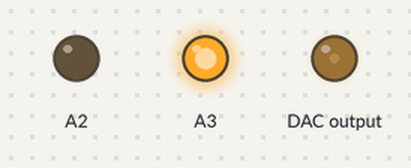
This sketch was run on a simulated Arduino Uno, built with avr-gcc and run on an emulated ATmega328P. On the bench: output pins drawn as LEDs (lit = HIGH). Wiring (inferred from the names in the program): MCP4725 DAC at I2C address 0x60.

Above: at 0.2 s.
Timing chart, 0 to 1.7 s (numbered marks = the images above):
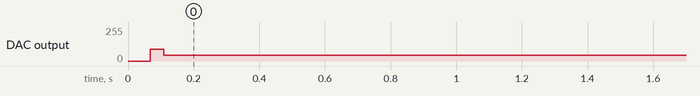

Measured:
- by itself, DAC output: 0/255 → 43/255 at 0.07 s

The sketch:

eg_I2C.ino
```cpp
// (licence header left out)
#include <Wire.h>//Include the Wire library to talk I2C

//This is the I2C Address of the MCP4725, by default (A0 pulled to GND).
//Please note that this breakout is for the MCP4725A0.
#define MCP4725_ADDR 0x60
#define MAXWAVEFORM   4
#define MAXSAMPLESNUM 120
#define WAVE0   0
#define WAVE1   1
#define WAVE2   2
#define WAVE3   3
#define PWMTIMER2_B   3
#define PWMTIMER2_A   11

//For devices with A0 pulled HIGH, use 0x61

//Sinewave Tables were generated using this calculator:
//http://www.daycounter.com/Calculators/Sine-Generator-Calculator.phtml


int lookup = 0;//varaible for navigating through the tables
/*
int sintab2[64] =
{
  1024, 1124, 1224, 1321, 1416, 1507, 1593, 1674,
  1748, 1816, 1875, 1927, 1970, 2004, 2028, 2043,
  2048, 2043, 2028, 2004, 1970, 1927, 1875, 1816,
  1748, 1674, 1593, 1507, 1416, 1321, 1224, 1124,
  1024, 924, 824, 727, 632, 541, 455, 374,
  300, 232, 173, 121, 78, 44, 20, 5,
  0, 5, 20, 44, 78, 121, 173, 232,
  300, 374, 455, 541, 632, 727, 824, 924
};
*/
static int waveformsTable[MAXWAVEFORM][MAXSAMPLESNUM];
int i = 0;

void setup()
{
  Wire.begin();

  // Set A2 and A3 as Outputs to make them our GND and Vcc,
  //which will power the MCP4725
  pinMode(A2, OUTPUT);
  pinMode(A3, OUTPUT);

  digitalWrite(A2, LOW);//Set A2 as GND
  digitalWrite(A3, HIGH);//Set A3 as Vcc

  for (int i = 0; i < MAXSAMPLESNUM; i++) {
    waveformsTable[WAVE0][i] = 127.0 * (1.0 + sin ((float)i * 3.14159 / 60.0)); //sine
    waveformsTable[WAVE1][i] = 3.0 * (float)(i % 30);                           //sawtooth
    waveformsTable[WAVE2][i] = 3.0 * (60.0 - (float)(abs(( i % 120 ) - 60)));   // triangle
    if( i%2) waveformsTable[WAVE3][i] = 127;  // square
    else waveformsTable[WAVE3][i] = 0;
  }

  Wire.beginTransmission(MCP4725_ADDR);
  Wire.write(0); // set Fast mode?
  Wire.endTransmission();
}
//---------------------------------------------------
void loop()
{
 // delayMicroseconds(50);
  Wire.beginTransmission(MCP4725_ADDR);
  Wire.write(64);                     // cmd to update the DAC

  //Wire.write(sintab2[lookup] >> 4);        // the 8 most significant bits...
  //Wire.write((sintab2[lookup] & 15) << 4); // the 4 least significant bits...
  Wire.write(waveformsTable[WAVE1][lookup]) >> 4;
  Wire.write(waveformsTable[WAVE1][lookup++] & 15) << 4;
  Wire.endTransmission();
 // lookup = (lookup + 1) & (MAXSAMPLESNUM - 1);
 if(lookup >= MAXSAMPLESNUM) lookup = 0;
}
```
